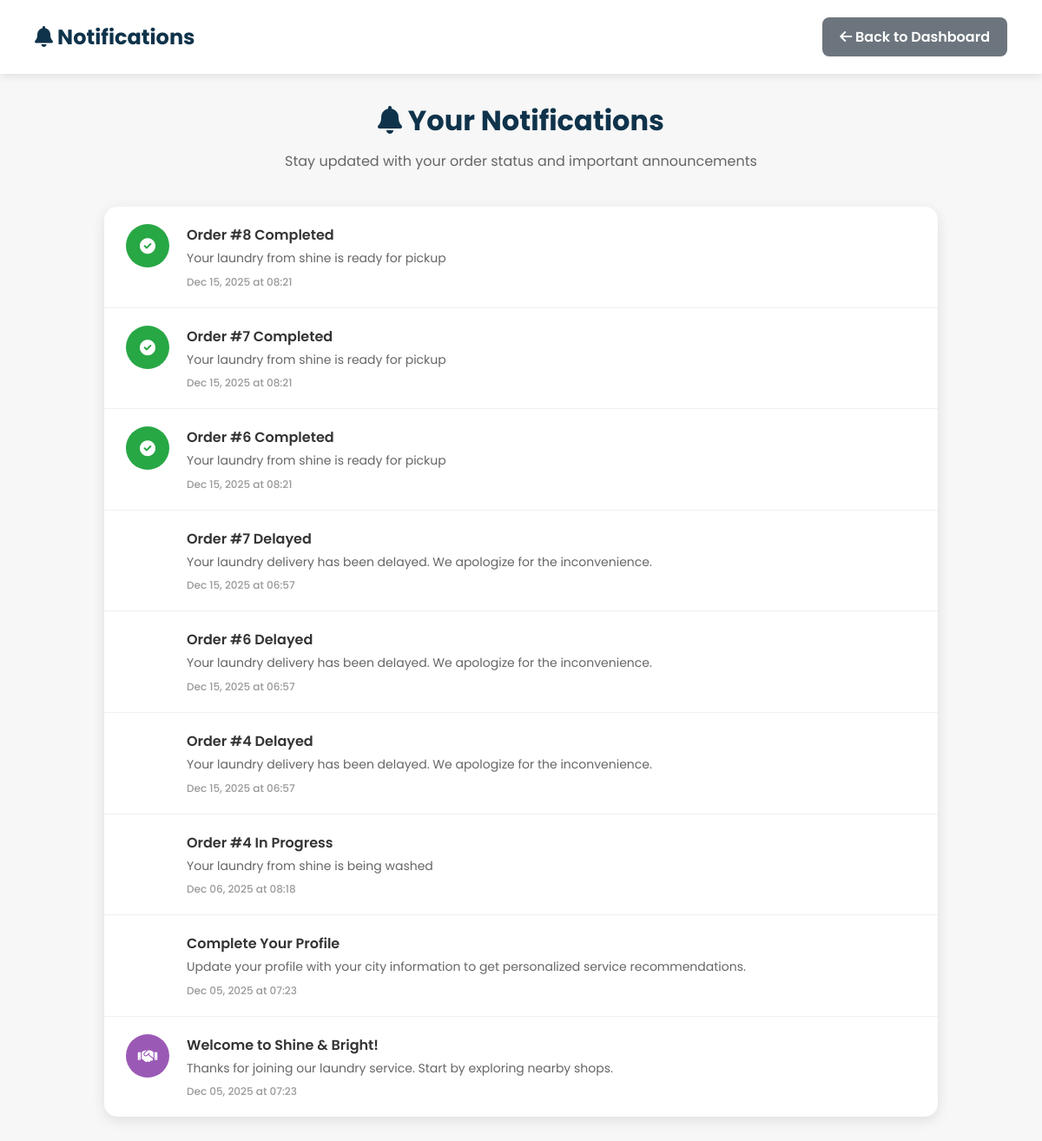
The app's page /notifications/ (signed in) with its own data.
### shop/models.py (models this page shows, shortened)
class Notification(models.Model):
    user = models.ForeignKey(User, on_delete=models.CASCADE)
    title = models.CharField(max_length=200)
    message = models.TextField()
    notification_type = models.CharField(max_length=50)
    icon = models.CharField(max_length=50, default='fas fa-bell')
    color = models.CharField(max_length=20, default='#3498db')
    is_read = models.BooleanField(default=False)
    created_at = models.DateTimeField(default=timezone.now)

### shop/views.py (the view)
# urls.py: path("notifications/", views.notifications_view, name="notifications"),
@login_required
def notifications_view(request):
    create_order_notifications(request.user)
    create_welcome_notifications(request.user)
    Notification.objects.filter(user=request.user, is_read=False).update(is_read=True)
    notifications = Notification.objects.filter(user=request.user).order_by('-created_at')
    notifications = [
        {
            'type': notification.notification_type,
            'title': notification.title,
            'message': notification.message,
            'time': notification.created_at,
            'icon': notification.icon,
            'color': notification.color,
            'is_read': notification.is_read
        }
        for notification in notifications
    ]
    return render(request, 'notifications.html', {
        'notifications': notifications
    })

### shop/views.py (called while the page is built)
def create_welcome_notifications(user):
    if not Notification.objects.filter(user=user, notification_type='welcome').exists():
        Notification.objects.create(
            user=user,
            title='Welcome to Shine & Bright!',
            message='Thanks for joining our laundry service. Start by exploring nearby shops.',
            notification_type='welcome',
            icon='fas fa-handshake',
            color='#9b59b6'
        )
    if not Notification.objects.filter(user=user, notification_type='profile_reminder').exists():
        Notification.objects.create(
            user=user,
            title='Complete Your Profile',
            message='Update your profile with your city information to get personalized service recommendations.',
            notification_type='profile_reminder',
            icon='fas fa-user-edit',
            color='#3498db'
        )

### shop/templates/notifications.html (shortened to what this page needs)
{% load static %}
<!DOCTYPE html>
<html lang="en">
<head>
    <link rel="stylesheet" href="https://cdnjs.cloudflare.com/ajax/libs/font-awesome/6.0.0-beta3/css/all.min.css">
</head>
<body>
    <div class="header">
        <h1><i class="fas fa-bell"></i> Notifications</h1>
        <div>
            <a href="{% url 'dashboard' %}" class="btn btn-secondary">
                <i class="fas fa-arrow-left"></i> Back to Dashboard
            </a>
        </div>
    </div>
    <div class="container">
        <div class="page-title">
            <h1><i class="fas fa-bell"></i> Your Notifications</h1>
            <p>Stay updated with your order status and important announcements</p>
        </div>
        <div class="notifications-container">
            {% if notifications %}
                {% for notification in notifications %}
                    <div class="notification-item notification-{{ notification.type }}">
                        <div class="notification-icon">
                            <i class="{{ notification.icon }}"></i>
                        </div>
                        <div class="notification-content">
                            <div class="notification-title">{{ notification.title }}</div>
                            <div class="notification-message">{{ notification.message }}</div>
                            <div class="notification-time">
                                {{ notification.time|date:"M d, Y" }} at {{ notification.time|date:"H:i" }}
                            </div>
                        </div>
                    </div>
                {% endfor %}
            {% endif %}
        </div>
    </div>
</body>
</html>

### shop/templates/notifications.html (style rules this page uses)
* { margin: 0; padding: 0; font-family: "Poppins", sans-serif; box-sizing: border-box; }
body { background: #f7f7f7; min-height: 100vh; }
:root { --primary-color: #0f334bff; --secondary-color: #6c757d; }
.header { background: white; padding: 20px 40px; box-shadow: 0 2px 10px rgba(0,0,0,0.1); display: flex; justify-content: space-between; align-items: center; }
.header h1 { color: var(--primary-color); font-size: 24px; }
.btn { padding: 10px 20px; border-radius: 8px; text-decoration: none; font-weight: 600; transition: all 0.3s; border: none; cursor: pointer; display: inline-block; }
.btn-secondary { background: var(--secondary-color); color: white; }
.container { max-width: 1000px; margin: 0 auto; padding: 30px 20px; }
.page-title { text-align: center; margin-bottom: 40px; color: var(--primary-color); }
.page-title h1 { font-size: 32px; margin-bottom: 10px; }
.page-title p { color: #666; font-size: 16px; }
.notifications-container { background: white; border-radius: 15px; box-shadow: 0 4px 15px rgba(0,0,0,0.1); overflow: hidden; }
.notification-item { display: flex; align-items: flex-start; padding: 20px 25px; border-bottom: 1px solid #f0f0f0; transition: background 0.2s; }
.notification-item:last-child { border-bottom: none; }
.notification-icon { width: 50px; height: 50px; border-radius: 50%; display: flex; align-items: center; justify-content: center; color: white; font-size: 18px; margin-right: 20px; flex-shrink: 0; }
.notification-content { flex: 1; }
.notification-title { font-size: 16px; font-weight: 600; color: #333; margin-bottom: 5px; }
.notification-message { color: #666; font-size: 14px; line-height: 1.4; margin-bottom: 8px; }
.notification-time { color: #999; font-size: 12px; font-weight: 500; }
.notification-completed .notification-icon { background: #28a745; }
.notification-welcome .notification-icon { background: #9b59b6; }

### records on screen
Notification: title "Order #8 Completed", message "Your laundry from shine is ready for pickup", time "Dec 15, 2025", time "08:21"
Notification: title "Order #7 Completed", message "Your laundry from shine is ready for pickup", time "Dec 15, 2025", time "08:21"
Notification: title "Order #6 Completed", message "Your laundry from shine is ready for pickup", time "Dec 15, 2025", time "08:21"
Notification: title "Order #7 Delayed", message "Your laundry delivery has been delayed. We apologize for the inconvenience.", time "Dec 15, 2025", time "06:57"
Notification: title "Order #6 Delayed", message "Your laundry delivery has been delayed. We apologize for the inconvenience.", time "Dec 15, 2025", time "06:57"
Notification: title "Order #4 Delayed", message "Your laundry delivery has been delayed. We apologize for the inconvenience.", time "Dec 15, 2025", time "06:57"
Notification: title "Order #4 In Progress", message "Your laundry from shine is being washed", time "Dec 06, 2025", time "08:18"
Notification: title "Complete Your Profile", message "Update your profile with your city information to get personalized service recommendations.", time "Dec 05, 2025", time "07:23"
Notification: title "Welcome to Shine & Bright!", message "Thanks for joining our laundry service. Start by exploring nearby shops.", time "Dec 05, 2025", time "07:23"
